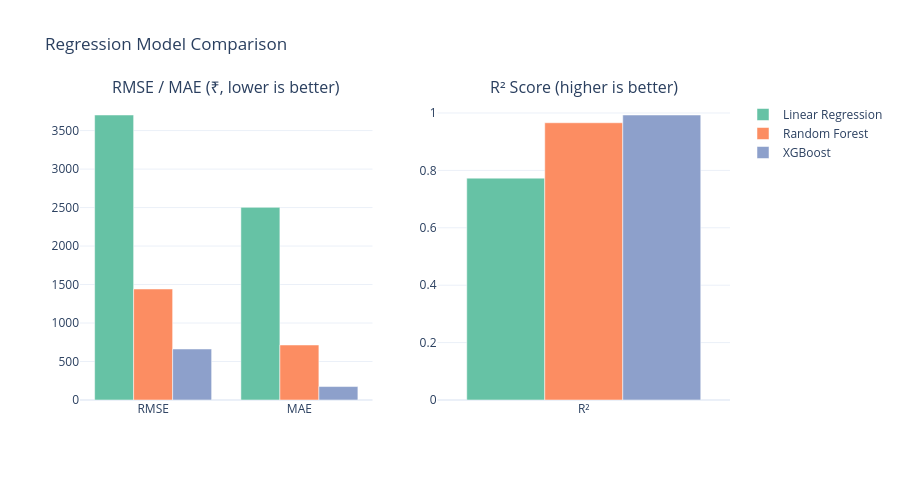

This figure's notebook cell:
### Code cell
fig = make_subplots(rows=1, cols=2, subplot_titles=('RMSE / MAE (₹, lower is better)', 'R² Score (higher is better)'))

for i, model_name in enumerate(reg_results_df.index):
    fig.add_trace(go.Bar(name=model_name, x=['RMSE', 'MAE'], y=reg_results_df.loc[model_name, ['RMSE', 'MAE']],
                          marker_color=PALETTE[i], showlegend=True), row=1, col=1)
    fig.add_trace(go.Bar(name=model_name, x=['R²'], y=[reg_results_df.loc[model_name, 'R²']],
                          marker_color=PALETTE[i], showlegend=False), row=1, col=2)

fig.update_layout(barmode='group', title='Regression Model Comparison', template='plotly_white', height=480)
fig.show()

### Figure 1 — Plotly figure (JSON) as saved in the notebook; plotly's stock layout.template omitted (floating-point values rounded to 4 significant figures)
{"data": [{"marker": {"color": "rgb(102,194,165)"}, "name": "Linear Regression", "showlegend": true, "type": "bar", "x": ["RMSE", "MAE"], "xaxis": "x", "y": [3703.0, 2503.0], "yaxis": "y"}, {"marker": {"color": "rgb(102,194,165)"}, "name": "Linear Regression", "showlegend": false, "type": "bar", "x": ["R²"], "xaxis": "x2", "y": [0.773], "yaxis": "y2"}, {"marker": {"color": "rgb(252,141,98)"}, "name": "Random Forest", "showlegend": true, "type": "bar", "x": ["RMSE", "MAE"], "xaxis": "x", "y": [1442.0, 714.7], "yaxis": "y"}, {"marker": {"color": "rgb(252,141,98)"}, "name": "Random Forest", "showlegend": false, "type": "bar", "x": ["R²"], "xaxis": "x2", "y": [0.966], "yaxis": "y2"}, {"marker": {"color": "rgb(141,160,203)"}, "name": "XGBoost", "showlegend": true, "type": "bar", "x": ["RMSE", "MAE"], "xaxis": "x", "y": [663.0, 174.9], "yaxis": "y"}, {"marker": {"color": "rgb(141,160,203)"}, "name": "XGBoost", "showlegend": false, "type": "bar", "x": ["R²"], "xaxis": "x2", "y": [0.993], "yaxis": "y2"}], "layout": {"annotations": [{"font": {"size": 16}, "showarrow": false, "text": "RMSE / MAE (₹, lower is better)", "x": 0.225, "xanchor": "center", "xref": "paper", "y": 1, "yanchor": "bottom", "yref": "paper"}, {"font": {"size": 16}, "showarrow": false, "text": "R² Score (higher is better)", "x": 0.775, "xanchor": "center", "xref": "paper", "y": 1, "yanchor": "bottom", "yref": "paper"}], "barmode": "group", "height": 480, "title": {"text": "Regression Model Comparison"}, "xaxis": {"anchor": "y", "domain": [0, 0.45]}, "xaxis2": {"anchor": "y2", "domain": [0.55, 1]}, "yaxis": {"anchor": "x", "domain": [0, 1]}, "yaxis2": {"anchor": "x2", "domain": [0, 1]}}}
